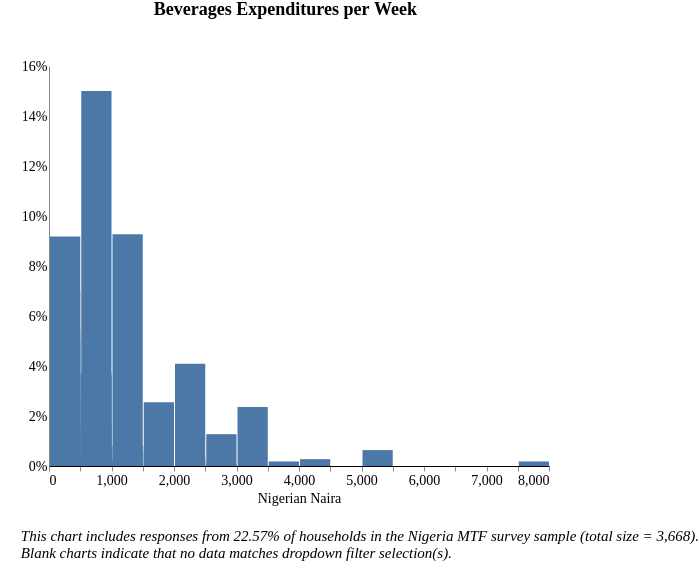

Source (Vega-Lite JSON):
### Vega-Lite specification from a JSON file in a GitHub repository (floating-point values rounded to 4 significant figures; data arrays with more than 128 entries replaced by an {"elided": "..."} marker saying what was removed)
{"width": 800, "height": 400, "config": {"title": {"fontSize": 18, "font": "Times New Roman", "anchor": "center", "fontColor": "#000000"}, "axisX": {"domain": true, "domainColor": "#000000", "grid": false, "labelFont": "Times New Roman", "labelFontSize": 14, "titleFont": "Times New Roman", "titleFontSize": 14, "titleFontWeight": "normal", "title": "X Axis Title (units)"}, "axisY": {"domain": true, "grid": false, "gridColor": "#DEDDDD", "gridWidth": 1, "labelFont": "Times New Roman", "labelFontSize": 14, "labelAngle": 0, "ticks": false, "titleFont": "Times New Roman", "titleFontSize": 14, "titleFontWeight": "normal", "titlePadding": 10, "title": "Y Axis Title (units)"}, "range": {"category": ["#2980B9", "#003366", "#FFAE19", "#D68910", "#E67E22", "#D35400", "#FF4500", "#FF6162", "#438B28", "#45B39D", "#99ADC1", "#212F3C"]}, "legend": {"labelFont": "Times New Roman", "labelFontSize": 14, "symbolType": "square", "symbolSize": 100, "titleFont": "Times New Roman", "titleFontSize": 14, "titleFontWeight": "normal", "title": "Legend", "orient": "right", "offset": 0}, "tooltip": {"font": "Open Sans"}, "view": {"stroke": "transparent", "text": {"font": "Times New Roman", "color": ["#2980B9", "#003366", "#FFAE19", "#D68910", "#E67E22", "#D35400", "#FF4500", "#FF6162", "#438B28", "#45B39D", "#99ADC1", "#212F3C"], "fontSize": 14, "align": "right", "fontWeight": 400, "size": 14}, "bar": {"size": 40, "binSpacing": 1, "continuousBandSize": 30, "discreteBandSize": 30, "fill": ["#2980B9", "#003366", "#FFAE19", "#D68910", "#E67E22", "#D35400", "#FF4500", "#FF6162", "#438B28", "#45B39D", "#99ADC1", "#212F3C"], "stroke": false}}}, "concat": [{"mark": "bar", "encoding": {"tooltip": [{"field": "l_consumption_purchased", "title": "Response (Binned)", "type": "nominal"}, {"aggregate": "sum", "field": "pct", "format": ".2%", "title": "Percentage", "type": "quantitative"}], "x": {"axis": {"title": "Nigerian Naira"}, "bin": {"extent": [0, 8000], "step": 500}, "field": "l_consumption_purchased", "scale": {"clamp": true, "domain": [0, 8000]}, "type": "quantitative"}, "y": {"aggregate": "sum", "axis": {"format": "%"}, "field": "pct", "title": "", "type": "quantitative"}}, "height": 400, "selection": {"selector039": {"type": "single", "fields": ["stove"], "bind": {"input": "select", "options": [null, "3-Stone/Open Fire Stove", "Manufactured Stove Traditional", "Koresone Stove", "LPG/Natural Gas Stove", "Electric Stove"], "labels": ["All Stove Types", "3-Stone/Open Fire Stove", "Manufactured Stove Traditional", "Koresone Stove", "LPG/Natural Gas Stove", "Electric Stove"], "name": "Primary cookstove type  "}}, "selector038": {"type": "single", "fields": ["i19a"], "bind": {"input": "select", "options": [null, "Wood purchased", "Wood collected", "Charcoal", "Kerosene", "Crop Residue/Plant Biomass", "LPG/cooking gas", "Garbage", "Electric", "Piped Natural Gas", "Charcoal Briquettes", "Coal Briquette", "Biomass Briquette", "Coal/lignite", "Other, specify"], "labels": ["All Fuel Types", "Wood purchased", "Wood collected", "Charcoal", "Kerosene", "Crop Residue/Plant Biomass", "LPG/cooking gas", "Garbage", "Electric", "Piped Natural Gas", "Charcoal Briquettes", "Coal Briquette", "Biomass Briquette", "Coal/lignite", "Other"], "name": "Primary source of cooking fuel  "}}, "selector037": {"type": "single", "fields": ["c182"], "bind": {"input": "select", "options": [null, "Dry-cell battery", "National Grid Connection", "No electricity", "Electric generator", "Other, specify", "Solar Multi-Light Product", "Solar Home System", "Solar Lantern", "Local Mini Grid connection", "Rechargeable Battery"], "labels": ["All Responses", "Dry-cell battery", "National Grid Connection", "No electricity", "Electric generator", "Other", "Solar Multi-Light Product", "Solar Home System", "Solar Lantern", "Local Mini Grid Connection", "Rechargeable Battery"], "name": "Primary source of electricity  "}}, "selector033": {"type": "single", "fields": ["locality"], "bind": {"input": "select", "options": [null, 0, 1], "labels": ["National", "Urban", "Rural"], "name": "Locality Breakdown  "}}, "selector041": {"type": "single", "fields": ["cs_aggr_tier"], "bind": {"input": "select", "options": [null, "Tier 0", "Tier 1", "Tier 2", "Tier 3", "Tier 4", "Tier 5"], "labels": ["All Tiers", "Tier 0", "Tier 1", "Tier 2", "Tier 3", "Tier 4", "Tier 5"], "name": "Cooking Tier  "}}}, "title": {"text": ["Beverages Expenditures per Week"], "color": "black", "subtitleColor": "black", "offset": 40}, "transform": [{"joinaggregate": [{"op": "count", "field": "*", "as": "total"}]}, {"calculate": "1 / datum.total", "as": "pct"}, {"bin": {"maxbins": 20}, "field": "m", "as": "mbin"}, {"filter": {"selection": "selector039"}}, {"filter": {"selection": "selector038"}}, {"filter": {"selection": "selector037"}}, {"filter": {"selection": "selector033"}}, {"filter": {"selection": "selector041"}}], "width": 500}], "data": {"name": "data-822869a5b631c61b1b603d4f8a1f36ae"}, "padding": {"left": 20, "right": 0, "bottom": 0, "top": 0}, "title": {"text": ["", "", "This chart includes responses from 22.57% of households in the Nigeria MTF survey sample (total size = 3,668).", "Blank charts indicate that no data matches dropdown filter selection(s).", ""], "anchor": "start", "baseline": "bottom", "font": "Times New Roman", "fontSize": 15, "fontStyle": "italic", "fontWeight": "normal", "orient": "bottom"}, "$schema": "https://vega.github.io/schema/vega-lite/v4.17.0.json", "datasets": {"data-822869a5b631c61b1b603d4f8a1f36ae": {"elided": "1100 records"}}}
